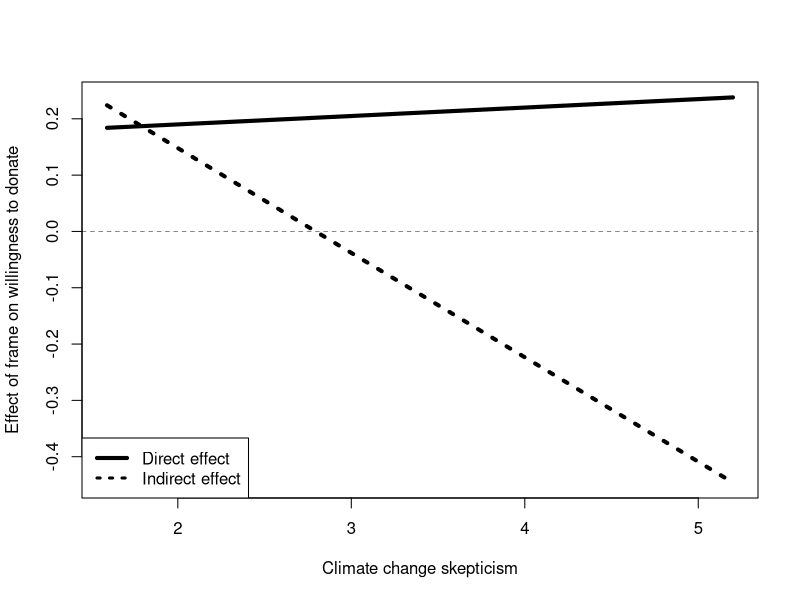

Recreate this plot in R.

#This generates a plot of the indirect and direct effects like Figure 12.7
#This is the code on page 452

x<-c(0,1,0,1,0,1)
w<-c(1.592,1.592,2.800,2.800,5.200,5.200)
y<-c(0.184,0.224,0.202,-0.001,0.238,-0.446)
plot(y=y,x=w,pch=15,col="white",
xlab="Climate change skepticism",
ylab="Effect of frame on willingness to donate")
legend.txt<-c("Direct effect","Indirect effect")
legend("bottomleft",legend=legend.txt,lty=c(1,3),lwd=c(4,3))
lines(w[x==0],y[x==0],lwd=4,lty=1)
lines(w[x==1],y[x==1],lwd=4,lty=3)
abline(0,0,lwd=0.5,lty=2)